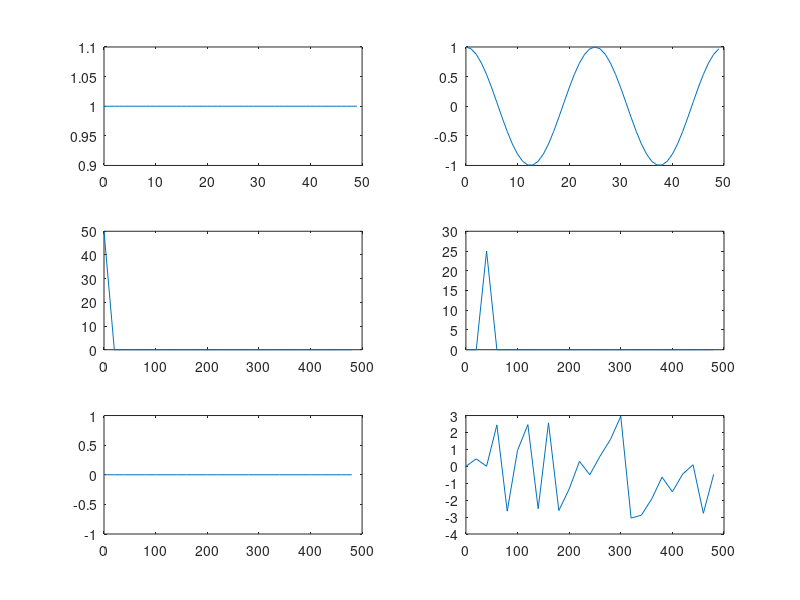
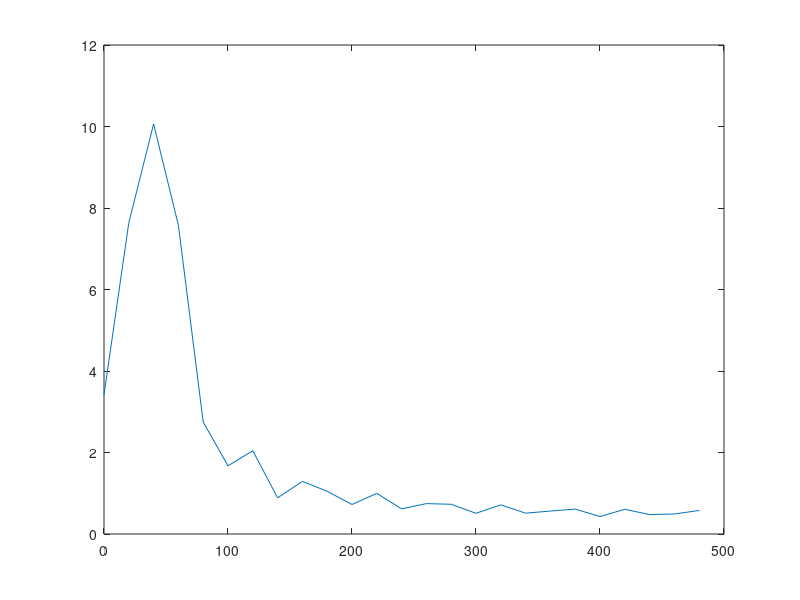

MATLAB code to generate these figures, in order: (Note: this script raises an error after producing the figures.)
fs=1000;
t=0.1/fs:50;
x1=square(2*pi*20*t);
x2=chirp(t,0,0.5,200);

%2???????????????????????????
subplot(321)
plot(t,x1)
subplot(322)
plot(t,x2)

%3?????????????????,?????????
x1_fft=fft(x1);
x2_fft=fft(x2);
N=length(t);half_N=(N+1)/2;
f=(0:N-1)*fs/N;
subplot(323)
plot(f(1:half_N),abs(x1_fft(1:half_N)))
subplot(324)
plot(f(1:half_N),abs(x2_fft(1:half_N)))
subplot(325)
plot(f(1:half_N),angle(x1_fft(1:half_N)))
subplot(326)
plot(f(1:half_N),angle(x2_fft(1:half_N)))
%4??chirp????10??????????3??????????????????????????????????????????????????????
figure
x3_fft=fft(x2(1:20),N);
plot(f(1:half_N),abs(x3_fft(1:half_N)))
figure
x3_fft=fft(x2(481:500),N);
plot(f(1:half_N),abs(x3_fft(1:half_N)))